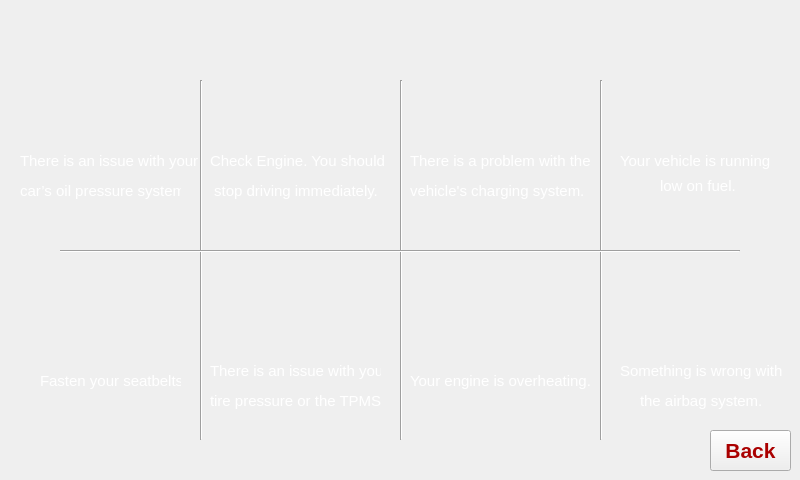
<?xml version="1.0" encoding="UTF-8"?>
<ui version="4.0">
 <class>Form</class>
 <widget class="QWidget" name="Form">
  <property name="geometry">
   <rect>
    <x>0</x>
    <y>0</y>
    <width>800</width>
    <height>480</height>
   </rect>
  </property>
  <property name="windowTitle">
   <string>Form</string>
  </property>
  <property name="windowIcon">
   <iconset>
    <normaloff>../Images/icon.png</normaloff>../Images/icon.png</iconset>
  </property>
  <property name="styleSheet">
   <string notr="true">
QProgressBar:horizontal {
    border: 1px solid #3A3939;
    text-align: center;
    padding: 1px;
    background: #201F1F;
}
QProgressBar::chunk:horizontal {
    background-color: qlineargradient(spread:reflect, x1:1, y1:0.545, x2:1, y2:0, stop:0 rgba(28, 66, 111, 255), stop:1 rgba(37, 87, 146, 255));
}

QToolTip
{
    border: 1px solid #3A3939;
    background-color: rgb(90, 102, 117);;
    color: white;
    padding: 1px;
    opacity: 200;
}

QWidget
{
    color: silver;
    background-color: #302F2F;
    selection-background-color:#3d8ec9;
    selection-color: black;
    background-clip: border;
    border-image: none;
    outline: 0;
}

QWidget:item:hover
{
    background-color: #78879b;
    color: black;
}

QWidget:item:selected
{
    background-color: #3d8ec9;
}

QCheckBox
{
    spacing: 5px;
    outline: none;
    color: #bbb;
    margin-bottom: 2px;
}

QCheckBox:disabled
{
    color: #777777;
}
QCheckBox::indicator,
QGroupBox::indicator
{
    width: 18px;
    height: 18px;
}
QGroupBox::indicator
{
    margin-left: 2px;
}

QCheckBox::indicator:unchecked,
QCheckBox::indicator:unchecked:hover,
QGroupBox::indicator:unchecked,
QGroupBox::indicator:unchecked:hover
{
    image: url(:/dark_blue/img/checkbox_unchecked.png);
}

QCheckBox::indicator:unchecked:focus,
QCheckBox::indicator:unchecked:pressed,
QGroupBox::indicator:unchecked:focus,
QGroupBox::indicator:unchecked:pressed
{
  border: none;
    image: url(:/dark_blue/img/checkbox_unchecked_focus.png);
}

QCheckBox::indicator:checked,
QCheckBox::indicator:checked:hover,
QGroupBox::indicator:checked,
QGroupBox::indicator:checked:hover
{
    image: url(:/dark_blue/img/checkbox_checked.png);
}

QCheckBox::indicator:checked:focus,
QCheckBox::indicator:checked:pressed,
QGroupBox::indicator:checked:focus,
QGroupBox::indicator:checked:pressed
{
  border: none;
    image: url(:/dark_blue/img/checkbox_checked_focus.png);
}

QCheckBox::indicator:indeterminate,
QCheckBox::indicator:indeterminate:hover,
QCheckBox::indicator:indeterminate:pressed
QGroupBox::indicator:indeterminate,
QGroupBox::indicator:indeterminate:hover,
QGroupBox::indicator:indeterminate:pressed
{
    image: url(:/dark_blue/img/checkbox_indeterminate.png);
}

QCheckBox::indicator:indeterminate:focus,
QGroupBox::indicator:indeterminate:focus
{
    image: url(:/dark_blue/img/checkbox_indeterminate_focus.png);
}

QCheckBox::indicator:checked:disabled,
QGroupBox::indicator:checked:disabled
{
    image: url(:/dark_blue/img/checkbox_checked_disabled.png);
}

QCheckBox::indicator:unchecked:disabled,
QGroupBox::indicator:unchecked:disabled
{
    image: url(:/dark_blue/img/checkbox_unchecked_disabled.png);
}

QRadioButton
{
    spacing: 5px;
    outline: none;
    color: #bbb;
    margin-bottom: 2px;
}

QRadioButton:disabled
{
    color: #777777;
}
QRadioButton::indicator
{
    width: 21px;
    height: 21px;
}

QRadioButton::indicator:unchecked,
QRadioButton::indicator:unchecked:hover
{
    image: url(:/dark_blue/img/radio_unchecked.png);
}

QRadioButton::indicator:unchecked:focus,
QRadioButton::indicator:unchecked:pressed
{
  border: none;
  outline: none;
    image: url(:/dark_blue/img/radio_unchecked_focus.png);
}

QRadioButton::indicator:checked,
QRadioButton::indicator:checked:hover
{
  border: none;
  outline: none;
    image: url(:/dark_blue/img/radio_checked.png);
}

QRadioButton::indicator:checked:focus,
QRadioButton::indicato::menu-arrowr:checked:pressed
{
  border: none;
  outline: none;
    image: url(:/dark_blue/img/radio_checked_focus.png);
}

QRadioButton::indicator:indeterminate,
QRadioButton::indicator:indeterminate:hover,
QRadioButton::indicator:indeterminate:pressed
{
        image: url(:/dark_blue/img/radio_indeterminate.png);
}

QRadioButton::indicator:checked:disabled
{
  outline: none;
  image: url(:/dark_blue/img/radio_checked_disabled.png);
}

QRadioButton::indicator:unchecked:disabled
{
    image: url(:/dark_blue/img/radio_unchecked_disabled.png);
}


QMenuBar
{
    background-color: #302F2F;
    color: silver;
}

QMenuBar::item
{
    background: transparent;
}

QMenuBar::item:selected
{
    background: transparent;
    border: 1px solid #3A3939;
}

QMenuBar::item:pressed
{
    border: 1px solid #3A3939;
    background-color: #3d8ec9;
    color: black;
    margin-bottom:-1px;
    padding-bottom:1px;
}

QMenu
{
    border: 1px solid #3A3939;
    color: silver;
    margin: 1px;
}

QMenu::icon
{
    margin: 1px;
}

QMenu::item
{
    padding: 2px 2px 2px 25px;
    margin-left: 5px;
    border: 1px solid transparent; /* reserve space for selection border */
}

QMenu::item:selected
{
    color: black;
}

QMenu::separator {
    height: 2px;
    background: lightblue;
    margin-left: 10px;
    margin-right: 5px;
}

QMenu::indicator {
    width: 16px;
    height: 16px;
}

/* non-exclusive indicator = check box style indicator
   (see QActionGroup::setExclusive) */
QMenu::indicator:non-exclusive:unchecked {
    image: url(:/dark_blue/img/checkbox_unchecked.png);
}

QMenu::indicator:non-exclusive:unchecked:selected {
    image: url(:/dark_blue/img/checkbox_unchecked_disabled.png);
}

QMenu::indicator:non-exclusive:checked {
    image: url(:/dark_blue/img/checkbox_checked.png);
}

QMenu::indicator:non-exclusive:checked:selected {
    image: url(:/dark_blue/img/checkbox_checked_disabled.png);
}

/* exclusive indicator = radio button style indicator (see QActionGroup::setExclusive) */
QMenu::indicator:exclusive:unchecked {
    image: url(:/dark_blue/img/radio_unchecked.png);
}

QMenu::indicator:exclusive:unchecked:selected {
    image: url(:/dark_blue/img/radio_unchecked_disabled.png);
}

QMenu::indicator:exclusive:checked {
    image: url(:/dark_blue/img/radio_checked.png);
}

QMenu::indicator:exclusive:checked:selected {
    image: url(:/dark_blue/img/radio_checked_disabled.png);
}

QMenu::right-arrow {
    margin: 5px;
    image: url(:/dark_blue/img/right_arrow.png)
}


QWidget:disabled
{
    color: #808080;
    background-color: #302F2F;
}

QAbstractItemView
{
    alternate-background-color: #3A3939;
    color: silver;
    border: 1px solid 3A3939;
    border-radius: 2px;
    padding: 1px;
}

QWidget:focus, QMenuBar:focus
{
    border: 1px solid #78879b;
}

QTabWidget:focus, QCheckBox:focus, QRadioButton:focus, QSlider:focus
{
    border: none;
}

QLineEdit
{
    background-color: #201F1F;
    padding: 2px;
    border-style: solid;
    border: 1px solid #3A3939;
    border-radius: 2px;
    color: silver;
}

QGroupBox {
    border:1px solid #3A3939;
    border-radius: 2px;
    margin-top: 20px;
    background-color: #302F2F;
    color: silver;
}

QGroupBox::title {
    subcontrol-origin: margin;
    subcontrol-position: top center;
    padding-left: 10px;
    padding-right: 10px;
    padding-top: 10px;
}

QAbstractScrollArea
{
    border-radius: 2px;
    border: 1px solid #3A3939;
    background-color: transparent;
}

QScrollBar:horizontal
{
    height: 15px;
    margin: 3px 15px 3px 15px;
    border: 1px transparent #2A2929;
    border-radius: 4px;
    background-color: #2A2929;
}

QScrollBar::handle:horizontal
{
    background-color: #605F5F;
    min-width: 5px;
    border-radius: 4px;
}

QScrollBar::add-line:horizontal
{
    margin: 0px 3px 0px 3px;
    border-image: url(:/dark_blue/img/right_arrow_disabled.png);
    width: 10px;
    height: 10px;
    subcontrol-position: right;
    subcontrol-origin: margin;
}

QScrollBar::sub-line:horizontal
{
    margin: 0px 3px 0px 3px;
    border-image: url(:/dark_blue/img/left_arrow_disabled.png);
    height: 10px;
    width: 10px;
    subcontrol-position: left;
    subcontrol-origin: margin;
}

QScrollBar::add-line:horizontal:hover,QScrollBar::add-line:horizontal:on
{
    border-image: url(:/dark_blue/img/right_arrow.png);
    height: 10px;
    width: 10px;
    subcontrol-position: right;
    subcontrol-origin: margin;
}


QScrollBar::sub-line:horizontal:hover, QScrollBar::sub-line:horizontal:on
{
    border-image: url(:/dark_blue/img/left_arrow.png);
    height: 10px;
    width: 10px;
    subcontrol-position: left;
    subcontrol-origin: margin;
}

QScrollBar::up-arrow:horizontal, QScrollBar::down-arrow:horizontal
{
    background: none;
}


QScrollBar::add-page:horizontal, QScrollBar::sub-page:horizontal
{
    background: none;
}

QScrollBar:vertical
{
    background-color: #2A2929;
    width: 15px;
    margin: 15px 3px 15px 3px;
    border: 1px transparent #2A2929;
    border-radius: 4px;
}

QScrollBar::handle:vertical
{
    background-color: #605F5F;
    min-height: 5px;
    border-radius: 4px;
}

QScrollBar::sub-line:vertical
{
    margin: 3px 0px 3px 0px;
    border-image: url(:/dark_blue/img/up_arrow_disabled.png);
    height: 10px;
    width: 10px;
    subcontrol-position: top;
    subcontrol-origin: margin;
}

QScrollBar::add-line:vertical
{
    margin: 3px 0px 3px 0px;
    border-image: url(:/dark_blue/img/down_arrow_disabled.png);
    height: 10px;
    width: 10px;
    subcontrol-position: bottom;
    subcontrol-origin: margin;
}

QScrollBar::sub-line:vertical:hover,QScrollBar::sub-line:vertical:on
{

    border-image: url(:/dark_blue/img/up_arrow.png);
    height: 10px;
    width: 10px;
    subcontrol-position: top;
    subcontrol-origin: margin;
}


QScrollBar::add-line:vertical:hover, QScrollBar::add-line:vertical:on
{
    border-image: url(:/dark_blue/img/down_arrow.png);
    height: 10px;
    width: 10px;
    subcontrol-position: bottom;
    subcontrol-origin: margin;
}

QScrollBar::up-arrow:vertical, QScrollBar::down-arrow:vertical
{
    background: none;
}


QScrollBar::add-page:vertical, QScrollBar::sub-page:vertical
{
    background: none;
}

QTextEdit
{
    background-color: #201F1F;
    color: silver;
    border: 1px solid #3A3939;
}

QPlainTextEdit
{
    background-color: #201F1F;;
    color: silver;
    border-radius: 2px;
    border: 1px solid #3A3939;
}

QHeaderView::section
{
    background-color: #3A3939;
    color: silver;
    padding-left: 4px;
    border: 1px solid #6c6c6c;
}

QSizeGrip {
    image: url(:/dark_blue/img/sizegrip.png);
    width: 12px;
    height: 12px;
}

QMainWindow
{
    background-color: #302F2F;

}

QMainWindow::separator
{
    background-color: #302F2F;
    color: white;
    padding-left: 4px;
    spacing: 2px;
    border: 1px dashed #3A3939;
}

QMainWindow::separator:hover
{

    background-color: #787876;
    color: white;
    padding-left: 4px;
    border: 1px solid #3A3939;
    spacing: 2px;
}


QMenu::separator
{
    height: 1px;
    background-color: #3A3939;
    color: white;
    padding-left: 4px;
    margin-left: 10px;
    margin-right: 5px;
}


QFrame
{
    border-radius: 2px;
    border: 1px solid #444;
}

QFrame[frameShape=&quot;0&quot;]
{
    border-radius: 2px;
    border: 1px transparent #444;
}

QStackedWidget
{
    background-color: #302F2F;
    border: 1px transparent black;
}

QToolBar {
    border: 1px transparent #393838;
    background: 1px solid #302F2F;
    font-weight: bold;
}

QToolBar::handle:horizontal {
    image: url(:/dark_blue/img/Hmovetoolbar.png);
}
QToolBar::handle:vertical {
    image: url(:/dark_blue/img/Vmovetoolbar.png);
}
QToolBar::separator:horizontal {
    image: url(:/dark_blue/img/Hsepartoolbar.png);
}
QToolBar::separator:vertical {
    image: url(:/dark_blue/img/Vsepartoolbars.png);
}

QPushButton
{
    color: silver;
    background-color: #302F2F;
    border-width: 2px;
    border-color: #4A4949;
    border-style: solid;
    padding-top: 2px;
    padding-bottom: 2px;
    padding-left: 10px;
    padding-right: 10px;
    border-radius: 8px;
    /* outline: none; */
    /* min-width: 40px; */
}

QPushButton:disabled
{
    background-color: #302F2F;
    border-width: 2px;
    border-color: #3A3939;
    border-style: solid;
    padding-top: 2px;
    padding-bottom: 2px;
    padding-left: 10px;
    padding-right: 10px;
    /*border-radius: 2px;*/
    color: #808080;
}

QPushButton:focus {
    background-color: #3d8ec9;
    color: white;
}

QComboBox
{
    selection-background-color: #3d8ec9;
    background-color: #201F1F;
    border-style: solid;
    border: 1px solid #3A3939;
    border-radius: 2px;
    padding: 2px;
    min-width: 75px;
}

QPushButton:checked{
    background-color: #4A4949;
    border-color: #6A6969;
}

QPushButton:hover {
    border: 2px solid #78879b;
    color: silver;
}

QComboBox:hover, QAbstractSpinBox:hover,QLineEdit:hover,QTextEdit:hover,QPlainTextEdit:hover,QAbstractView:hover,QTreeView:hover
{
    border: 1px solid #78879b;
    color: silver;
}

QComboBox:on
{
    background-color: #626873;
    padding-top: 3px;
    padding-left: 4px;
    selection-background-color: #4a4a4a;
}

QComboBox QAbstractItemView
{
    background-color: #201F1F;
    border-radius: 2px;
    border: 1px solid #444;
    selection-background-color: #3d8ec9;
    color: silver;
}

QComboBox::drop-down
{
    subcontrol-origin: padding;
    subcontrol-position: top right;
    width: 15px;

    border-left-width: 0px;
    border-left-color: darkgray;
    border-left-style: solid;
    border-top-right-radius: 3px;
    border-bottom-right-radius: 3px;
}

QComboBox::down-arrow
{
    image: url(:/dark_blue/img/down_arrow_disabled.png);
}

QComboBox::down-arrow:on, QComboBox::down-arrow:hover,
QComboBox::down-arrow:focus
{
    image: url(:/dark_blue/img/down_arrow.png);
}

QPushButton:pressed
{
    background-color: #484846;
}

QAbstractSpinBox {
    padding-top: 2px;
    padding-bottom: 2px;
    border: 1px solid #3A3939;
    background-color: #201F1F;
    color: silver;
    border-radius: 2px;
    min-width: 75px;
}

QAbstractSpinBox:up-button
{
    background-color: transparent;
    subcontrol-origin: border;
    subcontrol-position: top right;
}

QAbstractSpinBox:down-button
{
    background-color: transparent;
    subcontrol-origin: border;
    subcontrol-position: bottom right;
}

QAbstractSpinBox::up-arrow,QAbstractSpinBox::up-arrow:disabled,QAbstractSpinBox::up-arrow:off {
    image: url(:/dark_blue/img/up_arrow_disabled.png);
    width: 10px;
    height: 10px;
}
QAbstractSpinBox::up-arrow:hover
{
    image: url(:/dark_blue/img/up_arrow.png);
}


QAbstractSpinBox::down-arrow,QAbstractSpinBox::down-arrow:disabled,QAbstractSpinBox::down-arrow:off
{
    image: url(:/dark_blue/img/down_arrow_disabled.png);
    width: 10px;
    height: 10px;
}
QAbstractSpinBox::down-arrow:hover
{
    image: url(:/dark_blue/img/down_arrow.png);
}


QLabel
{
    border: 0px solid black;
}

QTabWidget{
    border: 1px transparent black;
}

QTabWidget::pane {
    border: 1px solid #444;
    border-radius: 3px;
    padding: 3px;
}

QTabBar
{
    qproperty-drawBase: 0;
    left: 5px; /* move to the right by 5px */
}

QTabBar:focus
{
    border: 0px transparent black;
}

QTabBar::close-button  {
    image: url(:/dark_blue/img/close.png);
    background: transparent;
}

QTabBar::close-button:hover
{
    image: url(:/dark_blue/img/close-hover.png);
    background: transparent;
}

QTabBar::close-button:pressed {
    image: url(:/dark_blue/img/close-pressed.png);
    background: transparent;
}

/* TOP TABS */
QTabBar::tab:top {
    color: #b1b1b1;
    border: 1px solid #4A4949;
    border-bottom: 1px transparent black;
    background-color: #302F2F;
    padding: 5px;
    border-top-left-radius: 2px;
    border-top-right-radius: 2px;
}

QTabBar::tab:top:!selected
{
    color: #b1b1b1;
    background-color: #201F1F;
    border: 1px transparent #4A4949;
    border-bottom: 1px transparent #4A4949;
    border-top-left-radius: 0px;
    border-top-right-radius: 0px;
}

QTabBar::tab:top:!selected:hover {
    background-color: #48576b;
}

/* BOTTOM TABS */
QTabBar::tab:bottom {
    color: #b1b1b1;
    border: 1px solid #4A4949;
    border-top: 1px transparent black;
    background-color: #302F2F;
    padding: 5px;
    border-bottom-left-radius: 2px;
    border-bottom-right-radius: 2px;
}

QTabBar::tab:bottom:!selected
{
    color: #b1b1b1;
    background-color: #201F1F;
    border: 1px transparent #4A4949;
    border-top: 1px transparent #4A4949;
    border-bottom-left-radius: 0px;
    border-bottom-right-radius: 0px;
}

QTabBar::tab:bottom:!selected:hover {
    background-color: #78879b;
}

/* LEFT TABS */
QTabBar::tab:left {
    color: #b1b1b1;
    border: 1px solid #4A4949;
    border-left: 1px transparent black;
    background-color: #302F2F;
    padding: 5px;
    border-top-right-radius: 2px;
    border-bottom-right-radius: 2px;
}

QTabBar::tab:left:!selected
{
    color: #b1b1b1;
    background-color: #201F1F;
    border: 1px transparent #4A4949;
    border-right: 1px transparent #4A4949;
    border-top-right-radius: 0px;
    border-bottom-right-radius: 0px;
}

QTabBar::tab:left:!selected:hover {
    background-color: #48576b;
}


/* RIGHT TABS */
QTabBar::tab:right {
    color: #b1b1b1;
    border: 1px solid #4A4949;
    border-right: 1px transparent black;
    background-color: #302F2F;
    padding: 5px;
    border-top-left-radius: 2px;
    border-bottom-left-radius: 2px;
}

QTabBar::tab:right:!selected
{
    color: #b1b1b1;
    background-color: #201F1F;
    border: 1px transparent #4A4949;
    border-right: 1px transparent #4A4949;
    border-top-left-radius: 0px;
    border-bottom-left-radius: 0px;
}

QTabBar::tab:right:!selected:hover {
    background-color: #48576b;
}

QTabBar QToolButton::right-arrow:enabled {
     image: url(:/dark_blue/img/right_arrow.png);
 }

 QTabBar QToolButton::left-arrow:enabled {
     image: url(:/dark_blue/img/left_arrow.png);
 }

QTabBar QToolButton::right-arrow:disabled {
     image: url(:/dark_blue/img/right_arrow_disabled.png);
 }

 QTabBar QToolButton::left-arrow:disabled {
     image: url(:/dark_blue/img/left_arrow_disabled.png);
 }


QDockWidget {
    border: 1px solid #403F3F;
    titlebar-close-icon: url(:/dark_blue/img/close.png);
    titlebar-normal-icon: url(:/dark_blue/img/undock.png);
}

QDockWidget::close-button, QDockWidget::float-button {
    border: 1px solid transparent;
    border-radius: 2px;
    background: transparent;
}

QDockWidget::close-button:hover, QDockWidget::float-button:hover {
    background: rgba(255, 255, 255, 10);
}

QDockWidget::close-button:pressed, QDockWidget::float-button:pressed {
    padding: 1px -1px -1px 1px;
    background: rgba(255, 255, 255, 10);
}

QTreeView, QListView, QTextBrowser, AtLineEdit, AtLineEdit::hover {
    border: 1px solid #444;
    background-color: silver;
    border-radius: 3px;
    margin-left: 3px;
    color: black;
}

QTreeView:branch:selected, QTreeView:branch:hover {
    background: url(:/dark_blue/img/transparent.png);
}

QTreeView::branch:has-siblings:!adjoins-item {
    border-image: url(:/dark_blue/img/transparent.png);
}

QTreeView::branch:has-siblings:adjoins-item {
    border-image: url(:/dark_blue/img/transparent.png);
}

QTreeView::branch:!has-children:!has-siblings:adjoins-item {
    border-image: url(:/dark_blue/img/transparent.png);
}

QTreeView::branch:has-children:!has-siblings:closed,
QTreeView::branch:closed:has-children:has-siblings {
    image: url(:/dark_blue/img/branch_closed.png);
}

QTreeView::branch:open:has-children:!has-siblings,
QTreeView::branch:open:has-children:has-siblings  {
    image: url(:/dark_blue/img/branch_open.png);
}

QTreeView::branch:has-children:!has-siblings:closed:hover,
QTreeView::branch:closed:has-children:has-siblings:hover {
    image: url(:/dark_blue/img/branch_closed-on.png);
    }

QTreeView::branch:open:has-children:!has-siblings:hover,
QTreeView::branch:open:has-children:has-siblings:hover  {
    image: url(:/dark_blue/img/branch_open-on.png);
    }

QListView::item:!selected:hover, QListView::item:!selected:hover, QTreeView::item:!selected:hover  {
    background: rgba(0, 0, 0, 0);
    outline: 0;
    color: #FFFFFF
}

QListView::item:selected:hover, QListView::item:selected:hover, QTreeView::item:selected:hover  {
    background: #3d8ec9;
    color: #FFFFFF;
}

QSlider::groove:horizontal {
    border: 1px solid #3A3939;
    height: 8px;
    background: #201F1F;
    margin: 2px 0;
    border-radius: 2px;
}

QSlider::handle:horizontal {
    background: QLinearGradient( x1: 0, y1: 0, x2: 0, y2: 1,
      stop: 0.0 silver, stop: 0.2 #a8a8a8, stop: 1 #727272);
    border: 1px solid #3A3939;
    width: 14px;
    height: 14px;
    margin: -4px 0;
    border-radius: 2px;
}

QSlider::groove:vertical {
    border: 1px solid #3A3939;
    width: 8px;
    background: #201F1F;
    margin: 0 0px;
    border-radius: 2px;
}

QSlider::handle:vertical {
    background: QLinearGradient( x1: 0, y1: 0, x2: 0, y2: 1, stop: 0.0 silver,
    stop: 0.2 #a8a8a8, stop: 1 #727272);
    border: 1px solid #3A3939;
    width: 14px;
    height: 14px;
    margin: 0 -4px;
    border-radius: 2px;
}

QToolButton {
    /*  background-color: transparent; */
    border: 2px transparent #4A4949;
    border-radius: 4px;
    background-color: dimgray;
    margin: 2px;
    padding: 2px;
}

QToolButton[popupMode=&quot;1&quot;] { /* only for MenuButtonPopup */
 padding-right: 20px; /* make way for the popup button */
 border: 2px transparent #4A4949;
 border-radius: 4px;
}

QToolButton[popupMode=&quot;2&quot;] { /* only for InstantPopup */
 padding-right: 10px; /* make way for the popup button */
 border: 2px transparent #4A4949;
}


QToolButton:hover, QToolButton::menu-button:hover {
    border: 2px solid #78879b;
}

QToolButton:checked, QToolButton:pressed,
    QToolButton::menu-button:pressed {
    background-color: #4A4949;
    border: 2px solid #78879b;
}

/* the subcontrol below is used only in the InstantPopup or DelayedPopup mode */
QToolButton::menu-indicator {
    image: url(:/dark_blue/img/down_arrow.png);
    top: -7px; left: -2px; /* shift it a bit */
}

/* the subcontrols below are used only in the MenuButtonPopup mode */
QToolButton::menu-button {
    border: 1px transparent #4A4949;
    border-top-right-radius: 6px;
    border-bottom-right-radius: 6px;
    /* 16px width + 4px for border = 20px allocated above */
    width: 16px;
    outline: none;
}

QToolButton::menu-arrow {
    image: url(:/dark_blue/img/down_arrow.png);
}

QToolButton::menu-arrow:open {
    top: 1px; left: 1px; /* shift it a bit */
    border: 1px solid #3A3939;
}

QPushButton::menu-indicator  {
    subcontrol-origin: padding;
    subcontrol-position: bottom right;
    left: 4px;
}

QTableView
{
    border: 1px solid #444;
    gridline-color: #6c6c6c;
    background-color: #201F1F;
}


QTableView, QHeaderView
{
    border-radius: 0px;
}

QTableView::item:pressed, QListView::item:pressed, QTreeView::item:pressed  {
    background: #78879b;
    color: #FFFFFF;
}

QTableView::item:selected:active, QTreeView::item:selected:active, QListView::item:selected:active  {
    background: #3d8ec9;
    color: #FFFFFF;
}


QHeaderView
{
    border: 1px transparent;
    border-radius: 2px;
    margin: 0px;
    padding: 0px;
}

QHeaderView::section  {
    background-color: #3A3939;
    color: silver;
    padding: 4px;
    border: 1px solid #6c6c6c;
    border-radius: 0px;
    text-align: center;
}

QHeaderView::section::vertical::first, QHeaderView::section::vertical::only-one
{
    border-top: 1px solid #6c6c6c;
}

QHeaderView::section::vertical
{
    border-top: transparent;
}

QHeaderView::section::horizontal::first, QHeaderView::section::horizontal::only-one
{
    border-left: 1px solid #6c6c6c;
}

QHeaderView::section::horizontal
{
    border-left: transparent;
}


QHeaderView::section:checked
 {
    color: white;
    background-color: #5A5959;
 }

 /* style the sort indicator */
QHeaderView::down-arrow {
    image: url(:/dark_blue/img/down_arrow.png);
}

QHeaderView::up-arrow {
    image: url(:/dark_blue/img/up_arrow.png);
}


QTableCornerButton::section {
    background-color: #3A3939;
    border: 1px solid #3A3939;
    border-radius: 2px;
}

QToolBox  {
    padding: 3px;
    border: 1px transparent black;
}

QToolBox::tab {
    color: #b1b1b1;
    background-color: #302F2F;
    border: 1px solid #4A4949;
    border-bottom: 1px transparent #302F2F;
    border-top-left-radius: 5px;
    border-top-right-radius: 5px;
}

 QToolBox::tab:selected { /* italicize selected tabs */
    font: italic;
    background-color: #302F2F;
    border-color: #3d8ec9;
 }

QStatusBar::item {
    border: 1px solid #3A3939;
    border-radius: 2px;
 }


QFrame[height=&quot;3&quot;], QFrame[width=&quot;3&quot;] {
    background-color: #AAA;
}


QSplitter::handle {
    border: 1px dashed #3A3939;
}

QSplitter::handle:hover {
    background-color: #787876;
    border: 1px solid #3A3939;
}

QSplitter::handle:horizontal {
    width: 1px;
}

QSplitter::handle:vertical {
    height: 1px;
}

QListWidget {
    background-color: silver;
    border-radius: 5px;
    margin-left: 5px;
}

QListWidget::item {
    color: black;
}

QMessageBox {
    messagebox-critical-icon	: url(:/dark_blue/img/critical.png);
    messagebox-information-icon	: url(:/dark_blue/img/information.png);
    messagebox-question-icon	: url(:/dark_blue/img/question.png);
    messagebox-warning-icon:    : url(:/dark_blue/img/warning.png);
}

ColorButton::enabled {
    border-radius: 0px;
    border: 1px solid #444444;
}

ColorButton::disabled {
    border-radius: 0px;
    border: 1px solid #AAAAAA;
}</string>
  </property>
  <widget class="QLabel" name="label">
   <property name="geometry">
    <rect>
     <x>20</x>
     <y>140</y>
     <width>191</width>
     <height>41</height>
    </rect>
   </property>
   <property name="font">
    <font>
     <pointsize>11</pointsize>
    </font>
   </property>
   <property name="cursor">
    <cursorShape>ArrowCursor</cursorShape>
   </property>
   <property name="styleSheet">
    <string notr="true">color:rgb(255, 255, 255)</string>
   </property>
   <property name="text">
    <string>There is an issue with your</string>
   </property>
  </widget>
  <widget class="Line" name="line_5">
   <property name="geometry">
    <rect>
     <x>600</x>
     <y>80</y>
     <width>2</width>
     <height>360</height>
    </rect>
   </property>
   <property name="orientation">
    <enum>Qt::Vertical</enum>
   </property>
  </widget>
  <widget class="Line" name="line_4">
   <property name="geometry">
    <rect>
     <x>400</x>
     <y>80</y>
     <width>2</width>
     <height>360</height>
    </rect>
   </property>
   <property name="orientation">
    <enum>Qt::Vertical</enum>
   </property>
  </widget>
  <widget class="Line" name="line_3">
   <property name="geometry">
    <rect>
     <x>200</x>
     <y>80</y>
     <width>2</width>
     <height>360</height>
    </rect>
   </property>
   <property name="orientation">
    <enum>Qt::Vertical</enum>
   </property>
  </widget>
  <widget class="Line" name="line_2">
   <property name="geometry">
    <rect>
     <x>60</x>
     <y>250</y>
     <width>680</width>
     <height>2</height>
    </rect>
   </property>
   <property name="orientation">
    <enum>Qt::Horizontal</enum>
   </property>
  </widget>
  <widget class="QLabel" name="label_9">
   <property name="geometry">
    <rect>
     <x>60</x>
     <y>30</y>
     <width>101</width>
     <height>91</height>
    </rect>
   </property>
   <property name="text">
    <string/>
   </property>
   <property name="pixmap">
    <pixmap>../Images/Warning1.png</pixmap>
   </property>
   <property name="scaledContents">
    <bool>true</bool>
   </property>
  </widget>
  <widget class="QLabel" name="label_10">
   <property name="geometry">
    <rect>
     <x>260</x>
     <y>40</y>
     <width>101</width>
     <height>81</height>
    </rect>
   </property>
   <property name="text">
    <string/>
   </property>
   <property name="pixmap">
    <pixmap>../Images/Warning2.png</pixmap>
   </property>
   <property name="scaledContents">
    <bool>true</bool>
   </property>
  </widget>
  <widget class="QLabel" name="label_11">
   <property name="geometry">
    <rect>
     <x>660</x>
     <y>40</y>
     <width>91</width>
     <height>71</height>
    </rect>
   </property>
   <property name="text">
    <string/>
   </property>
   <property name="pixmap">
    <pixmap>../Images/Warning4.png</pixmap>
   </property>
   <property name="scaledContents">
    <bool>true</bool>
   </property>
  </widget>
  <widget class="QLabel" name="label_12">
   <property name="geometry">
    <rect>
     <x>460</x>
     <y>40</y>
     <width>81</width>
     <height>81</height>
    </rect>
   </property>
   <property name="text">
    <string/>
   </property>
   <property name="pixmap">
    <pixmap>../Images/Warning3.png</pixmap>
   </property>
   <property name="scaledContents">
    <bool>true</bool>
   </property>
  </widget>
  <widget class="QLabel" name="label_13">
   <property name="geometry">
    <rect>
     <x>250</x>
     <y>260</y>
     <width>131</width>
     <height>81</height>
    </rect>
   </property>
   <property name="text">
    <string/>
   </property>
   <property name="pixmap">
    <pixmap>../Images/Warning6.png</pixmap>
   </property>
   <property name="scaledContents">
    <bool>true</bool>
   </property>
  </widget>
  <widget class="QLabel" name="label_14">
   <property name="geometry">
    <rect>
     <x>650</x>
     <y>260</y>
     <width>101</width>
     <height>71</height>
    </rect>
   </property>
   <property name="text">
    <string/>
   </property>
   <property name="pixmap">
    <pixmap>../Images/Warning8.png</pixmap>
   </property>
   <property name="scaledContents">
    <bool>true</bool>
   </property>
  </widget>
  <widget class="QLabel" name="label_15">
   <property name="geometry">
    <rect>
     <x>450</x>
     <y>260</y>
     <width>111</width>
     <height>81</height>
    </rect>
   </property>
   <property name="text">
    <string/>
   </property>
   <property name="pixmap">
    <pixmap>../Images/Warning7.png</pixmap>
   </property>
   <property name="scaledContents">
    <bool>true</bool>
   </property>
  </widget>
  <widget class="QLabel" name="label_16">
   <property name="geometry">
    <rect>
     <x>60</x>
     <y>260</y>
     <width>101</width>
     <height>81</height>
    </rect>
   </property>
   <property name="text">
    <string/>
   </property>
   <property name="pixmap">
    <pixmap>../Images/Warning5.png</pixmap>
   </property>
   <property name="scaledContents">
    <bool>true</bool>
   </property>
  </widget>
  <widget class="QLabel" name="label_17">
   <property name="geometry">
    <rect>
     <x>20</x>
     <y>170</y>
     <width>161</width>
     <height>41</height>
    </rect>
   </property>
   <property name="font">
    <font>
     <pointsize>11</pointsize>
    </font>
   </property>
   <property name="cursor">
    <cursorShape>ArrowCursor</cursorShape>
   </property>
   <property name="styleSheet">
    <string notr="true">color:rgb(255, 255, 255)</string>
   </property>
   <property name="text">
    <string>car’s oil pressure system. </string>
   </property>
  </widget>
  <widget class="QLabel" name="label_2">
   <property name="geometry">
    <rect>
     <x>210</x>
     <y>140</y>
     <width>181</width>
     <height>41</height>
    </rect>
   </property>
   <property name="font">
    <font>
     <pointsize>11</pointsize>
    </font>
   </property>
   <property name="cursor">
    <cursorShape>ArrowCursor</cursorShape>
   </property>
   <property name="styleSheet">
    <string notr="true">color:rgb(255, 255, 255)</string>
   </property>
   <property name="text">
    <string>Check Engine. You should</string>
   </property>
  </widget>
  <widget class="QLabel" name="label_18">
   <property name="geometry">
    <rect>
     <x>210</x>
     <y>170</y>
     <width>181</width>
     <height>41</height>
    </rect>
   </property>
   <property name="font">
    <font>
     <pointsize>11</pointsize>
    </font>
   </property>
   <property name="cursor">
    <cursorShape>ArrowCursor</cursorShape>
   </property>
   <property name="styleSheet">
    <string notr="true">color:rgb(255, 255, 255)</string>
   </property>
   <property name="text">
    <string> stop driving immediately.</string>
   </property>
  </widget>
  <widget class="QLabel" name="label_3">
   <property name="geometry">
    <rect>
     <x>410</x>
     <y>140</y>
     <width>181</width>
     <height>41</height>
    </rect>
   </property>
   <property name="font">
    <font>
     <pointsize>11</pointsize>
    </font>
   </property>
   <property name="cursor">
    <cursorShape>ArrowCursor</cursorShape>
   </property>
   <property name="styleSheet">
    <string notr="true">color:rgb(255, 255, 255)</string>
   </property>
   <property name="text">
    <string>There is a problem with the</string>
   </property>
  </widget>
  <widget class="QLabel" name="label_19">
   <property name="geometry">
    <rect>
     <x>410</x>
     <y>170</y>
     <width>181</width>
     <height>41</height>
    </rect>
   </property>
   <property name="font">
    <font>
     <pointsize>11</pointsize>
    </font>
   </property>
   <property name="cursor">
    <cursorShape>ArrowCursor</cursorShape>
   </property>
   <property name="styleSheet">
    <string notr="true">color:rgb(255, 255, 255)</string>
   </property>
   <property name="text">
    <string>vehicle's charging system.</string>
   </property>
  </widget>
  <widget class="QLabel" name="label_4">
   <property name="geometry">
    <rect>
     <x>620</x>
     <y>140</y>
     <width>171</width>
     <height>41</height>
    </rect>
   </property>
   <property name="font">
    <font>
     <pointsize>11</pointsize>
    </font>
   </property>
   <property name="cursor">
    <cursorShape>ArrowCursor</cursorShape>
   </property>
   <property name="styleSheet">
    <string notr="true">color:rgb(255, 255, 255)</string>
   </property>
   <property name="text">
    <string>Your vehicle is running</string>
   </property>
  </widget>
  <widget class="QLabel" name="label_20">
   <property name="geometry">
    <rect>
     <x>660</x>
     <y>170</y>
     <width>91</width>
     <height>31</height>
    </rect>
   </property>
   <property name="font">
    <font>
     <pointsize>11</pointsize>
    </font>
   </property>
   <property name="cursor">
    <cursorShape>ArrowCursor</cursorShape>
   </property>
   <property name="styleSheet">
    <string notr="true">color:rgb(255, 255, 255)</string>
   </property>
   <property name="text">
    <string>low on fuel.</string>
   </property>
  </widget>
  <widget class="QLabel" name="label_5">
   <property name="geometry">
    <rect>
     <x>40</x>
     <y>360</y>
     <width>141</width>
     <height>41</height>
    </rect>
   </property>
   <property name="font">
    <font>
     <pointsize>11</pointsize>
    </font>
   </property>
   <property name="cursor">
    <cursorShape>ArrowCursor</cursorShape>
   </property>
   <property name="styleSheet">
    <string notr="true">color:rgb(255, 255, 255)</string>
   </property>
   <property name="text">
    <string>Fasten your seatbelts.</string>
   </property>
  </widget>
  <widget class="QLabel" name="label_6">
   <property name="geometry">
    <rect>
     <x>210</x>
     <y>350</y>
     <width>171</width>
     <height>41</height>
    </rect>
   </property>
   <property name="font">
    <font>
     <pointsize>11</pointsize>
    </font>
   </property>
   <property name="cursor">
    <cursorShape>ArrowCursor</cursorShape>
   </property>
   <property name="styleSheet">
    <string notr="true">color:rgb(255, 255, 255)</string>
   </property>
   <property name="text">
    <string>There is an issue with your</string>
   </property>
  </widget>
  <widget class="QLabel" name="label_23">
   <property name="geometry">
    <rect>
     <x>640</x>
     <y>380</y>
     <width>131</width>
     <height>41</height>
    </rect>
   </property>
   <property name="font">
    <font>
     <pointsize>11</pointsize>
    </font>
   </property>
   <property name="cursor">
    <cursorShape>ArrowCursor</cursorShape>
   </property>
   <property name="styleSheet">
    <string notr="true">color:rgb(255, 255, 255)</string>
   </property>
   <property name="text">
    <string>the airbag system.</string>
   </property>
  </widget>
  <widget class="QLabel" name="label_7">
   <property name="geometry">
    <rect>
     <x>620</x>
     <y>350</y>
     <width>191</width>
     <height>41</height>
    </rect>
   </property>
   <property name="font">
    <font>
     <pointsize>11</pointsize>
    </font>
   </property>
   <property name="cursor">
    <cursorShape>ArrowCursor</cursorShape>
   </property>
   <property name="styleSheet">
    <string notr="true">color:rgb(255, 255, 255)</string>
   </property>
   <property name="text">
    <string>Something is wrong with</string>
   </property>
  </widget>
  <widget class="QLabel" name="label_8">
   <property name="geometry">
    <rect>
     <x>410</x>
     <y>360</y>
     <width>181</width>
     <height>41</height>
    </rect>
   </property>
   <property name="font">
    <font>
     <pointsize>11</pointsize>
    </font>
   </property>
   <property name="cursor">
    <cursorShape>ArrowCursor</cursorShape>
   </property>
   <property name="styleSheet">
    <string notr="true">color:rgb(255, 255, 255)</string>
   </property>
   <property name="text">
    <string>Your engine is overheating.</string>
   </property>
  </widget>
  <widget class="QLabel" name="label_24">
   <property name="geometry">
    <rect>
     <x>210</x>
     <y>380</y>
     <width>171</width>
     <height>41</height>
    </rect>
   </property>
   <property name="font">
    <font>
     <pointsize>11</pointsize>
    </font>
   </property>
   <property name="cursor">
    <cursorShape>ArrowCursor</cursorShape>
   </property>
   <property name="styleSheet">
    <string notr="true">color:rgb(255, 255, 255)</string>
   </property>
   <property name="text">
    <string>tire pressure or the TPMS.</string>
   </property>
  </widget>
  <widget class="QPushButton" name="back">
   <property name="geometry">
    <rect>
     <x>710</x>
     <y>430</y>
     <width>81</width>
     <height>41</height>
    </rect>
   </property>
   <property name="font">
    <font>
     <pointsize>16</pointsize>
     <weight>75</weight>
     <bold>true</bold>
    </font>
   </property>
   <property name="styleSheet">
    <string notr="true">color: rgb(170, 0, 0);</string>
   </property>
   <property name="text">
    <string>Back</string>
   </property>
  </widget>
 </widget>
 <resources/>
 <connections/>
</ui>
